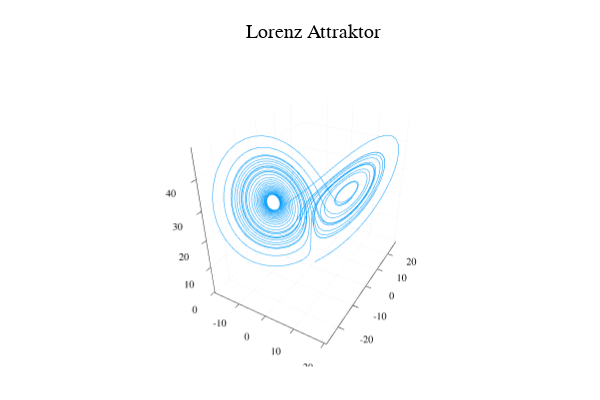

Here is the notebook cell this chart was saved with:
### Markdown cell above
Die Ausgabe der folgenden Zelle kann mit der Maus gedreht und gewendet werden.

### Code cell
plotlyjs() # PlotlyJS als Plots engine verwenden

# Plotten der Trajektorie in 3 dimensionen:
plot3d(ux,uy,uz,
        label=nothing,
        title = "Lorenz Attraktor")

### Figure 1 — Plotly figure (JSON) as saved in the notebook; plotly's stock layout.template omitted (floating-point values rounded to 4 significant figures; data arrays with more than 128 entries replaced by an {"elided": "..."} marker saying what was removed)
{"data": [{"colorbar": {"title": ""}, "legendgroup": "", "line": {"color": "rgba(0, 154, 250, 1.000)", "dash": "solid", "shape": "linear", "width": 1}, "mode": "lines", "name": "", "scene": "scene", "showlegend": false, "type": "scatter3d", "x": {"elided": "3001 float values"}, "xaxis": "x", "y": {"elided": "3001 float values"}, "yaxis": "y", "z": {"elided": "3001 float values"}, "zaxis": "z", "zmax": null, "zmin": null}], "layout": {"annotations": [{"font": {"color": "rgba(0, 0, 0, 1.000)", "family": "sans-serif", "size": 20}, "rotation": 0, "showarrow": false, "text": "Lorenz Attraktor", "x": 0.5222, "xanchor": "center", "xref": "paper", "y": 1, "yanchor": "top", "yref": "paper"}], "height": 400, "legend_position": {"bgcolor": "rgba(255, 255, 255, 1.000)", "bordercolor": "rgba(0, 0, 0, 1.000)", "borderwidth": 1, "font": {"color": "rgba(0, 0, 0, 1.000)", "family": "sans-serif", "size": 11}, "title": {"font": {"color": "rgba(0, 0, 0, 1.000)", "family": "sans-serif", "size": 15}, "text": ""}, "tracegroupgap": 0, "traceorder": "normal", "x": 1, "xanchor": "auto", "y": 1, "yanchor": "auto"}, "margin": {"b": 20, "l": 0, "r": 0, "t": 20}, "paper_bgcolor": "rgba(255, 255, 255, 1.000)", "plot_bgcolor": "rgba(255, 255, 255, 1.000)", "scene": {"camera": {"eye": {"x": 1.126, "y": -1.95, "z": 1.3}}, "domain": {"x": [0.05101, 0.9934], "y": [0.03762, 0.9415]}, "xaxis": {"gridcolor": "rgba(0, 0, 0, 0.100)", "gridwidth": 0.5, "linecolor": "rgba(0, 0, 0, 1.000)", "mirror": false, "range": [-19.85, 20.71], "showgrid": true, "showline": true, "showticklabels": true, "tickangle": 0, "tickcolor": "rgb(0, 0, 0)", "tickfont": {"color": "rgba(0, 0, 0, 1.000)", "family": "sans-serif", "size": 11}, "tickmode": "array", "ticks": "inside", "ticktext": ["-10", "0", "10", "20"], "tickvals": [-10, 0, 10, 20], "title": "", "titlefont": {"color": "rgba(0, 0, 0, 1.000)", "family": "sans-serif", "size": 15}, "type": "-", "visible": true, "zeroline": false, "zerolinecolor": "rgba(0, 0, 0, 1.000)"}, "yaxis": {"gridcolor": "rgba(0, 0, 0, 0.100)", "gridwidth": 0.5, "linecolor": "rgba(0, 0, 0, 1.000)", "mirror": false, "range": [-27.06, 28.77], "showgrid": true, "showline": true, "showticklabels": true, "tickangle": 0, "tickcolor": "rgb(0, 0, 0)", "tickfont": {"color": "rgba(0, 0, 0, 1.000)", "family": "sans-serif", "size": 11}, "tickmode": "array", "ticks": "inside", "ticktext": ["-20", "-10", "0", "10", "20"], "tickvals": [-20, -10, 0, 10, 20], "title": "", "titlefont": {"color": "rgba(0, 0, 0, 1.000)", "family": "sans-serif", "size": 15}, "type": "-", "visible": true, "zeroline": false, "zerolinecolor": "rgba(0, 0, 0, 1.000)"}, "zaxis": {"gridcolor": "rgba(0, 0, 0, 0.100)", "gridwidth": 0.5, "linecolor": "rgba(0, 0, 0, 1.000)", "mirror": false, "range": [-0.4455, 49.28], "showgrid": true, "showline": true, "showticklabels": true, "tickangle": 0, "tickcolor": "rgb(0, 0, 0)", "tickfont": {"color": "rgba(0, 0, 0, 1.000)", "family": "sans-serif", "size": 11}, "tickmode": "array", "ticks": "inside", "ticktext": ["0", "10", "20", "30", "40"], "tickvals": [0, 10, 20, 30, 40], "title": "", "titlefont": {"color": "rgba(0, 0, 0, 1.000)", "family": "sans-serif", "size": 15}, "type": "-", "visible": true, "zeroline": false, "zerolinecolor": "rgba(0, 0, 0, 1.000)"}}, "showlegend": true, "width": 600}}
